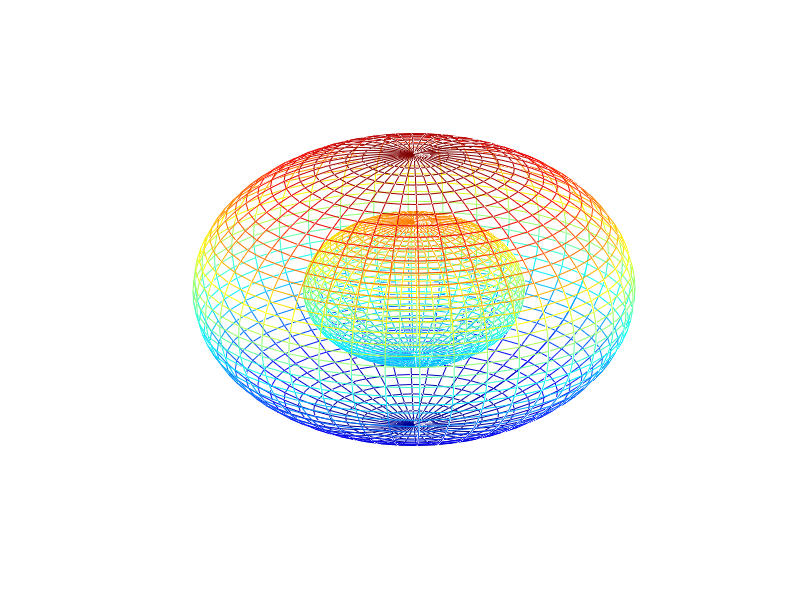

MATLAB code to generate this figure:
clear all;
close all;
[x,y,z]=sphere(40);
figure;
mesh(x,y,z);
hold on;
mesh(2*x,2*y,2*z);
colormap(jet);
hold off;
hidden off;
axis off